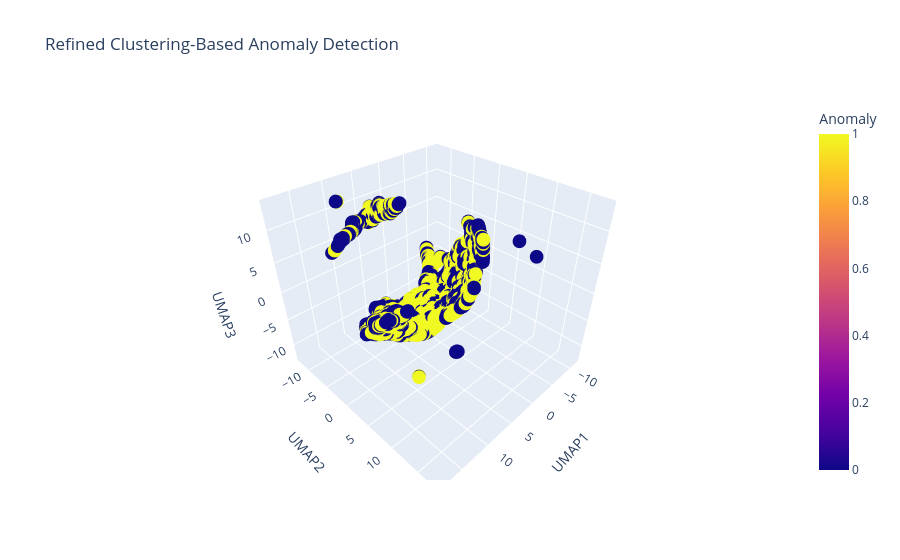

Notebook source saved alongside this figure:
### Code cell
# === STEP 1: PCA (Reduce Noise) ===
pca = PCA(n_components=3, random_state=42)
X_pca = pca.fit_transform(df_hourly_train)

# === STEP 2: UMAP Embeddings ===
# Clustering space (10D)
umap_cluster = umap.UMAP(n_components=10, n_neighbors=14, min_dist=0.0387, random_state=42)
X_umap_cluster = umap_cluster.fit_transform(X_pca)

# Visualization space (3D)
umap_vis = umap.UMAP(n_components=3, n_neighbors=14, min_dist=0.0387, random_state=42)
X_umap_vis = umap_vis.fit_transform(X_pca)

# === STEP 3: HDBSCAN Clustering ===
clusterer = hdbscan.HDBSCAN(min_cluster_size=14, min_samples=18, prediction_data=True)
labels = clusterer.fit_predict(X_umap_cluster)
strengths = clusterer.probabilities_

# === STEP 4: Evaluate Cluster Quality ===
mask = labels != -1
if mask.sum() > 1 and len(set(labels[mask])) > 1:
    score = silhouette_score(X_umap_cluster[mask], labels[mask])
    print(f"✅ Silhouette Score (no noise): {score:.4f}")
else:
    print("❌ Not enough clustered points to compute Silhouette Score.")

# === STEP 5: Create DataFrame ===
df_vis = pd.DataFrame(X_umap_vis, columns=["UMAP1", "UMAP2", "UMAP3"])
df_vis["Cluster"] = labels
df_vis["Strength"] = strengths

# === STEP 6: Distance to Cluster Centroids ===
centroids = df_vis[df_vis["Cluster"] != -1].groupby("Cluster")[["UMAP1", "UMAP2", "UMAP3"]].mean()

def compute_distance(row):
    if row["Cluster"] == -1:
        return np.inf
    center = centroids.loc[row["Cluster"]].values
    point = row[["UMAP1", "UMAP2", "UMAP3"]].values
    return np.linalg.norm(point - center)

df_vis["DistToCenter"] = df_vis.apply(compute_distance, axis=1)

# === STEP 7: Cluster-wise Thresholds ===
dist_thresh = df_vis[df_vis["Cluster"] != -1].groupby("Cluster")["DistToCenter"].quantile(0.98)
cluster_sizes = df_vis[df_vis["Cluster"] != -1]["Cluster"].value_counts()

df_vis["ClusterDistThresh"] = df_vis["Cluster"].map(dist_thresh)
df_vis["ClusterSize"] = df_vis["Cluster"].map(cluster_sizes)

# === STEP 8: Final Anomaly Logic ===
df_vis["Anomaly"] = (
    (df_vis["Cluster"] == -1) |                                 # noise (marking noise)
    (df_vis["Strength"] < 0.3) |                                # weak membership (basically filtering small clusters)
    (df_vis["DistToCenter"] > df_vis["ClusterDistThresh"]) |   # if it is far from center
    (df_vis["ClusterSize"] < 10)                                # if the clusters are tiny clusters

).astype(int)
# Using rulebased clustering as i am filtering small cluster and marking noise at same time, this helps us with anomalies far from the cluster center will be marked as anomalies


#  Score for severity of the samples just to check the confidence of the sample in a cluster and scores it with respect to center of the cluster
df_vis["AnomalyScore"] = (1 - df_vis["Strength"]) + df_vis["DistToCenter"].fillna(0)

# === STEP 9: Visualize Results ===
fig = px.scatter_3d(
    df_vis, x="UMAP1", y="UMAP2", z="UMAP3",
    color="Anomaly",
    title="Refined Clustering-Based Anomaly Detection",
    color_discrete_map={0: "blue", 1: "red"}
)
fig.show()

### Figure 1 — Plotly figure (JSON) as saved in the notebook; plotly's stock layout.template omitted (floating-point values rounded to 4 significant figures; data arrays with more than 128 entries replaced by an {"elided": "..."} marker saying what was removed)
{"data": [{"hovertemplate": "UMAP1=%{x}<br>UMAP2=%{y}<br>UMAP3=%{z}<br>Anomaly=%{marker.color}<extra></extra>", "legendgroup": "", "marker": {"color": {"elided": "8742 int values"}, "coloraxis": "coloraxis", "symbol": "circle"}, "mode": "markers", "name": "", "scene": "scene", "showlegend": false, "type": "scatter3d", "x": {"elided": "8742 float values"}, "y": {"elided": "8742 float values"}, "z": {"elided": "8742 float values"}}], "layout": {"coloraxis": {"colorbar": {"title": {"text": "Anomaly"}}, "colorscale": [[0, "#0d0887"], [0.1111, "#46039f"], [0.2222, "#7201a8"], [0.3333, "#9c179e"], [0.4444, "#bd3786"], [0.5556, "#d8576b"], [0.6667, "#ed7953"], [0.7778, "#fb9f3a"], [0.8889, "#fdca26"], [1, "#f0f921"]]}, "legend": {"tracegroupgap": 0}, "scene": {"domain": {"x": [0, 1], "y": [0, 1]}, "xaxis": {"title": {"text": "UMAP1"}}, "yaxis": {"title": {"text": "UMAP2"}}, "zaxis": {"title": {"text": "UMAP3"}}}, "title": {"text": "Refined Clustering-Based Anomaly Detection"}}}
